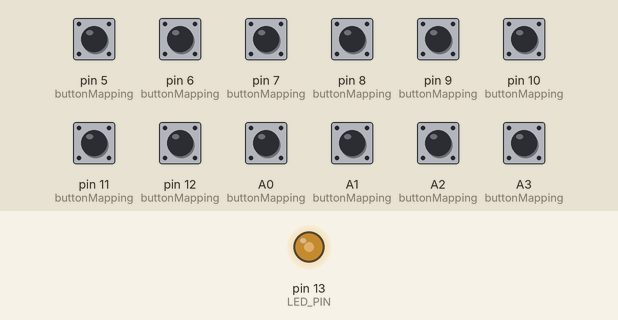
Simulated run of this sketch. Board: Teensy 3. Shown: output pins drawn as LEDs (lit = HIGH). Inputs (shaded band) come from the test bench; at power-on: A0 (buttonMapping), A1 (buttonMapping), A2 (buttonMapping), A3 (buttonMapping), pin 5 (buttonMapping), pin 6 (buttonMapping), pin 7 (buttonMapping), pin 8 (buttonMapping), pin 9 (buttonMapping), pin 10 (buttonMapping), pin 11 (buttonMapping), pin 12 (buttonMapping) HIGH.

Above: at 0.1 s.
Timing chart, 0 to 1.6 s (numbered marks = the images above):
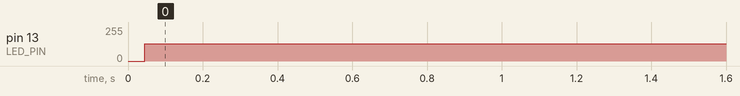

The sketch:

main.ino
```cpp
#define LED_PIN 13

#define JOYSTICK_CENTRE 512

enum
{
  BUTTONMAP_X_HIGH = 64,
  BUTTONMAP_X_LOW,
  BUTTONMAP_Y_HIGH,
  BUTTONMAP_Y_LOW,
  BUTTONMAP_END = 255
};

struct buttonMap_t
{
  int button;
  int pin;
};

buttonMap_t buttonMapping[] = {{BUTTONMAP_X_HIGH, 14},
                               {BUTTONMAP_X_LOW, 15},
                               {BUTTONMAP_Y_HIGH, 16},
                               {BUTTONMAP_Y_LOW, 17},
                               {1, 12},
                               {2, 11},
                               {3, 10},
                               {4, 9},
                               {5, 8},
                               {6, 7},
                               {7, 6},
                               {8, 5},
                               {BUTTONMAP_END, BUTTONMAP_END}};

void setup()
{
  pinMode(LED_PIN, OUTPUT);

  Joystick.useManualSend(true);

  buttonMap_t *bm = buttonMapping;
  while (bm->button != BUTTONMAP_END && bm->pin != BUTTONMAP_END)
  {
    pinMode(bm->pin, INPUT_PULLUP);
    bm++;
  }
}

void loop()
{
  int x = JOYSTICK_CENTRE;
  int y = JOYSTICK_CENTRE;

  buttonMap_t *bm = buttonMapping;
  while (bm->button != BUTTONMAP_END && bm->pin != BUTTONMAP_END)
  {
    bool pressed = (digitalRead(bm->pin) == LOW);

    switch (bm->button)
    {
    case BUTTONMAP_X_HIGH:
      if (pressed)
        x = 1023;
      break;

    case BUTTONMAP_X_LOW:
      if (pressed)
        x = 0;
      break;

    case BUTTONMAP_Y_HIGH:
      if (pressed)
        y = 1023;
      break;

    case BUTTONMAP_Y_LOW:
      if (pressed)
        y = 0;
      break;

    default:
      Joystick.button(bm->button, pressed);
      break;
    }

    bm++;
  }

  Joystick.X(x);
  Joystick.Y(y);

  digitalWrite(LED_PIN, !digitalRead(LED_PIN));
  Joystick.send_now();

  delay(1);
}
```

Measured:
- by itself, pin 13 (LED_PIN): 0/255 → 129/255 at 0.04 s
